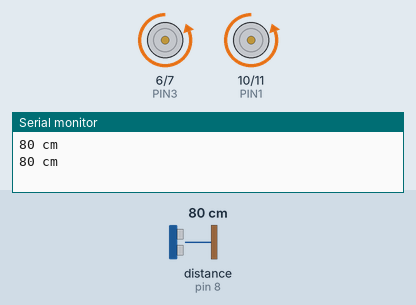
The sketch below on a simulated Arduino Uno, built with avr-gcc and run on an emulated ATmega328P. On the bench: motor-driver pin pairs drawn as motors (green arrow = first pin HIGH = forward, orange = second pin HIGH = backward, longer = more drive), the last lines printed to the serial monitor. Wiring (inferred from the names in the program): ultrasonic range finder: trigger pin 9; echo pin 8. The inputs (shaded band) are chosen by the test bench; at power-on: distance to the obstacle (sensor on pin 8) 80 cm. The echo pulse lasts 58.3 µs per cm.

Above: at 1.8 s.
1.9 s: distance to the obstacle (sensor on pin 8) set to 2 cm
At 2.9 s:
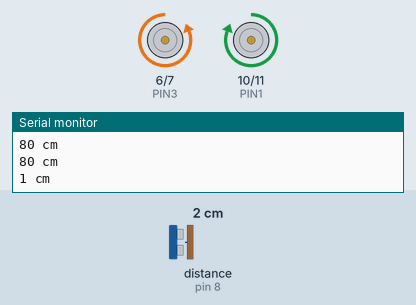
3.5 s: distance to the obstacle (sensor on pin 8) set to 18 cm
At 4.6 s:
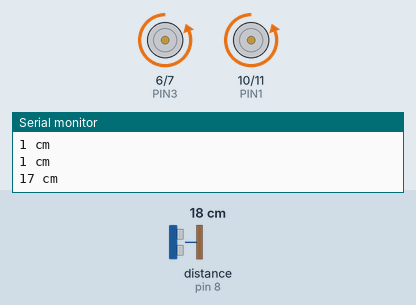
5.5 s: distance to the obstacle (sensor on pin 8) set to 4 cm
At 7.4 s:
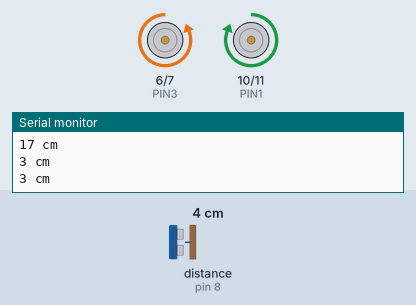
Timing chart, 0 to 8.9 s (numbered marks = the images above; inputs shaded):
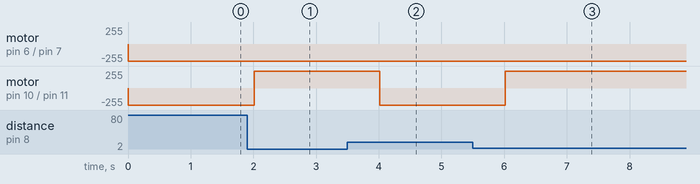

Measured:
- after the input at 1.9 s, motor on pin 10 (PIN1) / pin 11 (PIN2): backward 255/255 → forward 255/255 after 0.11 s
- after the input at 3.5 s, motor on pin 10 (PIN1) / pin 11 (PIN2): forward 255/255 → backward 255/255 after 0.51 s
- after the input at 5.5 s, motor on pin 10 (PIN1) / pin 11 (PIN2): backward 255/255 → forward 255/255 after 0.52 s

The sketch:

Autonomous_Car_Ver_2.ino
```cpp
//Define motor/driver inputs
#define PIN1 10
#define PIN2 11
#define PIN3 6
#define PIN4 7

#define trigPin 9
#define echoPin 8

//Set up runs only once, immediately when arduino is powered
void setup()
{
  Serial.begin(9600);          // Initialize serial communication at 9600 bps
  pinMode(trigPin, OUTPUT);     // Set trigPin as an output
  pinMode(echoPin, INPUT);      // Set echoPin as an input

  pinMode(PIN1, OUTPUT);  //PIN 1 FOR MOTOR 1
  pinMode(PIN2, OUTPUT);  //PIN 2 FOR MOTOR 1
  pinMode(PIN3, OUTPUT);  //PIN 3 FOR MOTOR 2
  pinMode(PIN4, OUTPUT);  //PIN 4 FOR MOTOR 2
}

void loop() {
  long duration, inches, cm;

  // Trigger the ultrasonic burst
  digitalWrite(trigPin, LOW);
  delayMicroseconds(2);
  digitalWrite(trigPin, HIGH);
  delayMicroseconds(10);
  digitalWrite(trigPin, LOW);

  // Measure the time it takes for the echo to return
  duration = pulseIn(echoPin, HIGH);

  // Convert duration to centimeters
  cm = microsecondsToCentimeters(duration);

  // Print the distance to the Serial Monitor
  Serial.print(cm);
  Serial.print(" cm");
  Serial.println();

  if(cm <= 10)
    moveLeft();
  else
    moveForward();

}

// Function to convert microseconds to centimeters
long microsecondsToCentimeters(long microseconds) {
  return microseconds / 29 / 2;   // Speed of sound in air (cm per microsecond)
}

void moveForward()
{
  //set pins 1 & 4 to low and 2 & 3 to high
  digitalWrite(PIN1, LOW);
  digitalWrite(PIN2, HIGH);
  digitalWrite(PIN3, LOW);
  digitalWrite(PIN4, HIGH);
  delay(1000);
}

void moveBackward()
{
  //set pins 2 & 3 to low and 1 & 4 to high
  digitalWrite(PIN1, HIGH);
  digitalWrite(PIN2, LOW);
  digitalWrite(PIN3, HIGH);
  digitalWrite(PIN4, LOW);
  delay(1000);
}

void moveLeft()
{
  //set pins 1 & 3 to high and 2 & 4 to low
  digitalWrite(PIN1, HIGH);
  digitalWrite(PIN2, LOW);
  digitalWrite(PIN3, LOW);
  digitalWrite(PIN4, HIGH);
  delay(1000);
}

void moveRight()
{
  //set pins 2 & 4 to high and 1 & 3 to low
  digitalWrite(PIN1, LOW);
  digitalWrite(PIN2, HIGH);
  digitalWrite(PIN3, HIGH);
  digitalWrite(PIN4, LOW);
  delay(1000);
}
```
